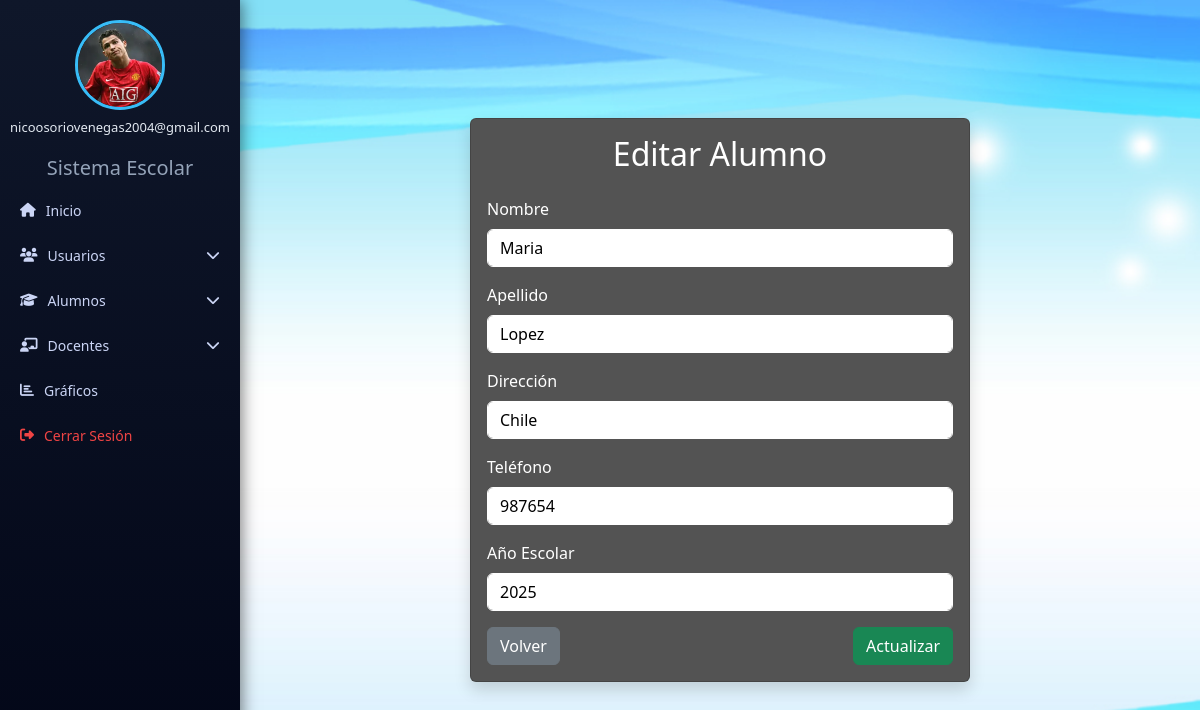
The app's page /editar_alumno.php?id=2 (signed in) with its own data.
### tables this page shows
CREATE TABLE `usuarios` (
  `id` int(11) NOT NULL,
  `nombre` varchar(50) DEFAULT NULL,
  `apellido` varchar(50) DEFAULT NULL,
  `tipo_usuario` varchar(20) DEFAULT NULL,
  `correo` varchar(100) DEFAULT NULL,
  `password` varchar(255) DEFAULT NULL,
  `token` varchar(100) DEFAULT NULL,
  `token_expira` datetime DEFAULT NULL,
  `foto` varchar(255) DEFAULT 'imagenes/user.png',
  `role` enum('administrador','usuario') NOT NULL DEFAULT 'usuario'
);

CREATE TABLE `alumnos` (
  `id` int(11) NOT NULL,
  `nombre_alumno` varchar(50) DEFAULT NULL,
  `apellido_alumno` varchar(50) DEFAULT NULL,
  `asignatura` text DEFAULT NULL,
  `direccion_alumno` varchar(100) DEFAULT NULL,
  `telefono_alumno` varchar(20) DEFAULT NULL,
  `anio_escolar` varchar(20) DEFAULT NULL,
  `foto` varchar(255) NOT NULL,
  `usuario_id` int(11) DEFAULT NULL,
  `asignatura_id` int(11) DEFAULT NULL
);

### editar_alumno.php (the view, shortened to what this page needs)
<?php
include("conexion.php");
$id = $_GET['id'];
$sql = "SELECT * FROM alumnos WHERE id='$id'";
$resultado = mysqli_query($conexion, $sql);
$fila = mysqli_fetch_assoc($resultado);
?>
<!DOCTYPE html>
<html>
<head>
    <link href="https://cdn.jsdelivr.net/npm/bootstrap@5.3.2/dist/css/bootstrap.min.css" rel="stylesheet">
</head>
<body>
    <?php include("sidebar.php"); ?>
<div class="d-flex justify-content-center align-items-center vh-100">
    <div class="container-custom">
    <div class="card shadow" style="width: 500px;">
        <div class="card-body">
            <h2 class="text-center mb-4">Editar Alumno</h2>
            <form action="actualizar_alumno.php" method="POST">
                <div class="mb-3">
                    <label class="form-label">Nombre</label>
                    <input type="text" name="nombre_alumno" class="form-control"
                    value="<?php echo $fila['nombre_alumno']; ?>">
                </div>
                <div class="mb-3">
                    <label class="form-label">Apellido</label>
                    <input type="text" name="apellido_alumno" class="form-control"
                    value="<?php echo $fila['apellido_alumno']; ?>">
                </div>
                <div class="mb-3">
                    <label class="form-label">Dirección</label>
                    <input type="text" name="direccion_alumno" class="form-control"
                    value="<?php echo $fila['direccion_alumno']; ?>">
                </div>
                <div class="mb-3">
                    <label class="form-label">Teléfono</label>
                    <input type="text" name="telefono_alumno" class="form-control"
                    value="<?php echo $fila['telefono_alumno']; ?>">
                </div>
                <div class="mb-3">
                    <label class="form-label">Año Escolar</label>
                    <input type="text" name="anio_escolar" class="form-control"
                    value="<?php echo $fila['anio_escolar']; ?>">
                </div>
                <div class="d-flex justify-content-between">
                    <a href="alumnos.php" class="btn btn-secondary">Volver</a>
                    <button type="submit" class="btn btn-success">Actualizar</button>
                </div>
            </form>
        </div>
    </div>
</div>
</body>
</html>

### sidebar.php (shortened to what this page needs)
<?php
include("conexion.php");
$correo = $_SESSION['usuario'] ?? '';
$sql = "SELECT foto, tipo_usuario FROM usuarios WHERE correo = ?";
$stmt = $conexion->prepare($sql);
$stmt->bind_param("s", $correo);
$stmt->execute();
$result = $stmt->get_result();
$user = $result->fetch_assoc();
$tipo = strtolower(trim($_SESSION['role'] ?? ''));
$ruta = (!empty($user['foto']) && file_exists($user['foto']))
        ? $user['foto']
        : 'imagenes/user.png';
?>
<link rel="stylesheet" href="https://cdnjs.cloudflare.com/ajax/libs/font-awesome/6.5.0/css/all.min.css">
<div class="sidebar">
<div class="user-box">
<form method="POST" action="subir_foto.php" enctype="multipart/form-data" id="formFoto">
    <div class="foto-container" onclick="document.getElementById('inputFoto').click();">
        <img src="<?php echo $ruta; ?>">
    </div>
</form>
<h6><?php echo htmlspecialchars($_SESSION['usuario']); ?></h6>
</div>
<h5 style="color:#94a3b8;text-align:center;">Sistema Escolar</h5>
<a href="<?php echo ($tipo === 'administrador') ? 'dashboard.php' : 'dashboard_usuario.php'; ?>">
    <i class="fas fa-home"></i> Inicio
</a>
<?php if($tipo === 'administrador'){ ?>
<a href="#" onclick="toggleMenu('usuariosMenu', this)">
    <i class="fas fa-users"></i> Usuarios
    <i class="fas fa-chevron-down flecha"></i>
</a>
<?php } ?>
<a href="#" onclick="toggleMenu('alumnosMenu', this)">
    <i class="fas fa-graduation-cap"></i> Alumnos
    <i class="fas fa-chevron-down flecha"></i>
</a>
<a href="#" onclick="toggleMenu('docentesMenu', this)">
    <i class="fas fa-chalkboard-teacher"></i> Docentes
    <i class="fas fa-chevron-down flecha"></i>
</a>
<a href="<?php echo ($tipo === 'administrador') ? 'grafico_notas.php' : 'grafico_notas_usuario.php'; ?>">
    <i class="fas fa-chart-bar"></i> Gráficos
</a>
<a href="logout.php" class="logout">
    <i class="fas fa-sign-out-alt"></i> Cerrar Sesión
</a>
</div>

### editar_alumno.php (style rules this page uses)
body { margin: 0; height: 100vh; background-image: url("imagenes/fondo6.jpg"); background-size: cover; background-position: center; background-repeat: no-repeat; }
.container-custom { margin-left: 240px; display: flex; justify-content: center; align-items: center; height: 100vh; }
.card { background-color: #535353 !important; color: #fff !important; width: 100%; max-width: 600px; }
.form-label { color: #fff !important; }
.form-control { background-color: #ffffff !important; color: #000000 !important; border: 1px solid #fff !important; }
.btn-secondary { color: #fff !important; }
.btn-success { color: #fff !important; }
h2 { color: #fff; }

### sidebar.php (style rules this page uses)
.sidebar { position: fixed; top: 0; left: 0; width: 240px; height: 100vh; background: linear-gradient(180deg, #0f172a, #020617); padding-top: 20px; box-shadow: 2px 0px 15px rgba(0,0,0,0.5); }
.user-box { text-align: center; margin-bottom: 20px; }
.foto-container { width: 90px; height: 90px; margin: auto; cursor: pointer; }
.foto-container img { width: 100%; height: 100%; border-radius: 50%; border: 3px solid #38bdf8; object-fit: cover; transition: 0.3s; }
.user-box h6 { color: #e2e8f0; margin-top: 10px; font-size: 13px; }
.sidebar a { display: flex; align-items: center; gap: 10px; color: #cbd5f5; padding: 12px 20px; text-decoration: none; font-size: 14px; transition: 0.3s; }
.flecha { margin-left: auto; transition: 0.3s; }
.logout { color: #ef4444 !important; }

### records on screen
usuarios: foto (picture)
alumnos: nombre_alumno "Maria", apellido_alumno "Lopez", direccion_alumno "Chile", telefono_alumno "987654", anio_escolar "2025"

### other values on screen
$_SESSION['usuario'] "nicoosoriovenegas2004@gmail.com"
